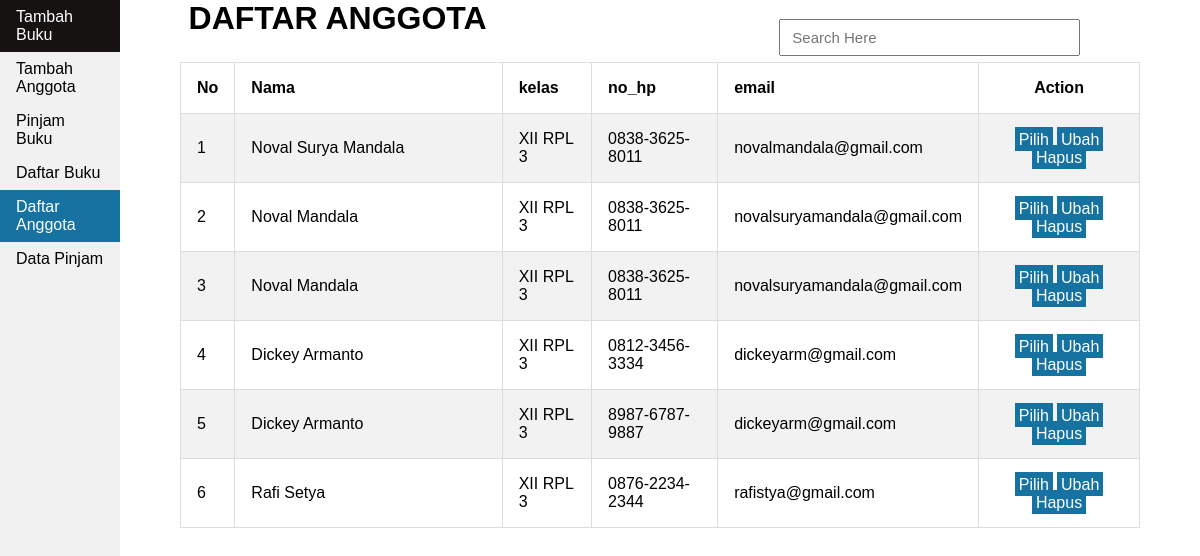
/view/data_anggota.php, run on the app's committed database.
### tables this page shows
CREATE TABLE `peminjam` (
  `id_peminjam` int(11) NOT NULL,
  `nama_peminjam` varchar(255) NOT NULL,
  `kelas` varchar(10) NOT NULL,
  `no_hp` varchar(30) NOT NULL,
  `email` varchar(50) NOT NULL
);

### view/data_anggota.php (the view, shortened to what this page needs)
<?php
include '../conn.php';
if (isset($_GET['q'])) {
    $prepare = $conn->prepare("SELECT * FROM peminjam WHERE nama_peminjam like '%" . $_GET['q'] . "%' OR kelas LIKE '%" . $_GET['q'] . "%'
    OR no_hp LIKE '%" . $_GET['q'] . "%'
    OR email like '%" . $_GET['q'] . "%'");
} else {
    $prepare = $conn->prepare("SELECT * FROM peminjam");
}
$prepare->execute();
$result = $prepare->fetchAll(PDO::FETCH_ASSOC);
?>
<!DOCTYPE html>
<html lang="en">
<head>
    <link rel="stylesheet" href="../css/navbar.css">
    <link rel="stylesheet" href="../css/table.css">
</head>
<body>
    <ul>
        <li><a href="tambah_buku.php">Tambah Buku</a></li>
        <li><a href="tambah_anggota.php">Tambah Anggota</a></li>
        <li><a href="pinjam_buku.php">Pinjam Buku</a></li>
        <li><a href="data_buku.php">Daftar Buku</a></li>
        <li><a class="active" href="data_anggota.php">Daftar Anggota</a></li>
        <li><a href="data_pinjam.php">Data Pinjam</a></li>
    </ul>
    <div class="judul">
        <h1 style="text-align: left; margin-left: 13%;">DAFTAR ANGGOTA</h1>
        <form action="" method="get" style="text-align: right; margin-left: 13%;">
            <input type="text" name="q" placeholder="Search Here">
        </form>
    </div>
    <table border=" 1">
        <thead>
            <th style="width: 5%;">No</th>
            <th style="width: 35%;">Nama</th>
            <th style="width: 10%;">kelas</th>
            <th style="width: 15%;">no_hp</th>
            <th style="width: 15%;">email</th>
            <th style="text-align:center;width: 20%;">Action</th>
        </thead>
        <?php
        $no = 1;
        foreach ($result as $row) { ?>
        <tbody>
            <td><?php echo $no; ?></td>
            <td><?php echo $row['nama_peminjam']; ?></td>
            <td><?php echo $row['kelas']; ?></td>
            <td><?php echo $row['no_hp']; ?></td>
            <td><?php echo $row['email']; ?></td>
            <td style="text-align:center;">
                <a href="pinjam_buku.php?<?php if (isset($_GET['kode_buku'])) {
                                                    echo 'kode_buku=' . $_GET['kode_buku'];
                                                } ?>&id_peminjam=<?php echo $row['id_peminjam']; ?>"
                    class="pinjam">Pilih</a>
                <a href=" ubah_anggota.php?id_peminjam=<?php echo $row['id_peminjam']; ?>" class="pinjam">Ubah</a>
                <a href="../proses/hapus_anggota.php?id_peminjam=<?php echo $row['id_peminjam']; ?>"
                    class="pinjam">Hapus</a>
            </td>
        </tbody>
        <?php $no++;
        }  ?>
    </table>
</body>
</html>

### css/navbar.css (style rules this page uses)
* { padding: 0; margin: 0; box-sizing: border-box; font-family: Verdana, Geneva, Tahoma, sans-serif; }
ul { list-style-type: none; margin: 0; padding: 0; width: 10%; background-color: #f1f1f1; position: fixed; height: 100%; overflow: auto; }
li a { display: block; color: #000; padding: 8px 16px; text-decoration: none; }
li a.active { background-color: #1572A1; color: white; }

### css/table.css (style rules this page uses)
* { box-sizing: border-box; font-family: Verdana, Geneva, Tahoma, sans-serif; padding: 0; margin: 0; }
.judul { display: grid; grid-template-columns: auto auto; margin-left: 10%; margin-right: 10%; }
.judul form { display: inline; }
.judul form input { width: 80%; height: 60%; margin-left: 20%; margin-top: 5%; font-size: 15px; padding: 3%; }
table { border-collapse: collapse; border-spacing: 0; width: 80%; border: 1px solid #ddd; margin-left: 15%; margin-right: auto; }
table a { text-decoration: none; color: black; }
th, td { text-align: left; padding: 16px; }
tbody:nth-child(even) { background-color: #f2f2f2; }
.pinjam { background-color: #1572A1; padding: 3%; color: white; transition: .1s; }

### view/data_anggota.php (style rules this page uses)
body { margin: 0; }

### data on the page
peminjam: nama_peminjam "Noval Surya Mandala", kelas "XII RPL 3", no_hp "0838-3625-8011", email "novalmandala@gmail.com"
peminjam: nama_peminjam "Noval Mandala", kelas "XII RPL 3", no_hp "0838-3625-8011", email "novalsuryamandala@gmail.com"
peminjam: nama_peminjam "Noval Mandala", kelas "XII RPL 3", no_hp "0838-3625-8011", email "novalsuryamandala@gmail.com"
peminjam: nama_peminjam "Dickey Armanto", kelas "XII RPL 3", no_hp "0812-3456-3334", email "dickeyarm@gmail.com"
peminjam: nama_peminjam "Dickey Armanto", kelas "XII RPL 3", no_hp "8987-6787-9887", email "dickeyarm@gmail.com"
peminjam: nama_peminjam "Rafi Setya", kelas "XII RPL 3", no_hp "0876-2234-2344", email "rafistya@gmail.com"
